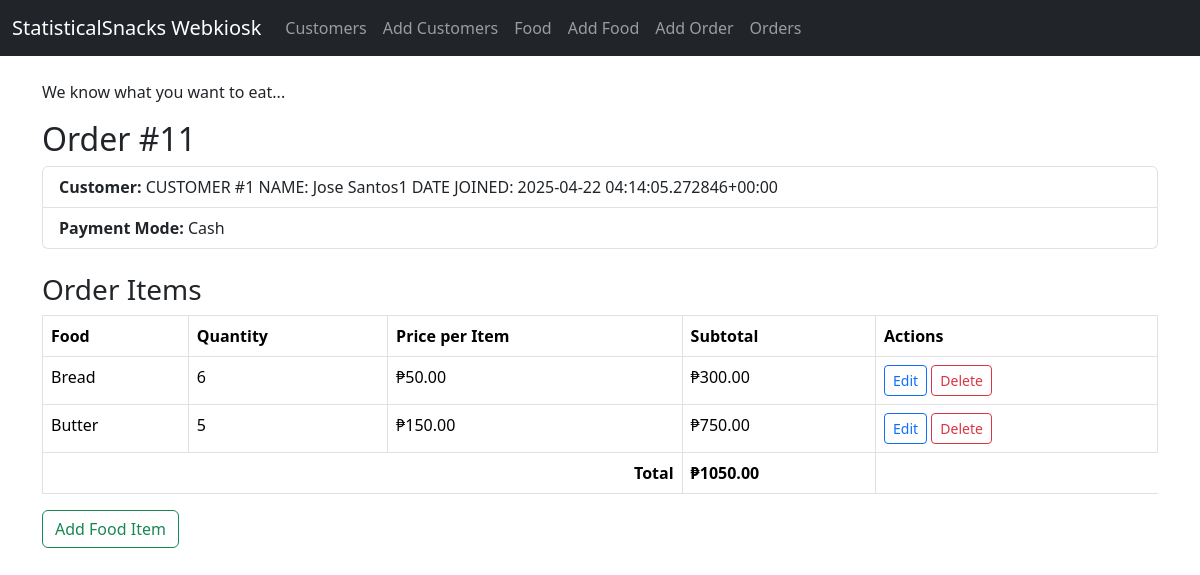
Screenshot of /webkiosk/orders/11/ with the database file from the repository.
### webkiosk/models.py (models this page shows, shortened)
class Order(models.Model):
    choices = [('Cash','Cash'),('Card','Card'),('Digital Wallet','Digital Wallet')]
    orderdatetime = models.DateTimeField(auto_now_add=True)
    paymentmode = models.CharField(choices=choices)
    customer = models.ForeignKey(Customer, on_delete=models.CASCADE)

class Customer(models.Model):
    firstname = models.CharField(max_length=20)
    lastname = models.CharField(max_length=20)
    date_joined = models.DateTimeField(auto_now_add=True)
    def __str__(self):
        return f' CUSTOMER #{self.id} NAME: {self.firstname} {self.lastname} DATE JOINED: {self.date_joined}'

class OrderItem(models.Model):
    quantity = models.IntegerField(default=0)
    order = models.ForeignKey(Order, on_delete=models.CASCADE)
    food = models.ForeignKey(Food, on_delete=models.CASCADE)

class Food(models.Model):
    name = models.CharField(max_length=30)
    description = models.CharField(max_length=100)
    price = models.DecimalField(decimal_places=2, max_digits=6)

### webkiosk/views.py (the view)
# urls.py: path('orders/<int:order_id>/', views.orderdetail, name='order-detail'),
def orderdetail(request, order_id):
    order = get_object_or_404(Order, id=order_id)
    items = order.orderitem_set.all()
    for item in items:
        item.subtotal = item.quantity * item.food.price
    total_price = sum(item.subtotal for item in items)
    context = {'order': order, 'items': items, 'total_price': total_price}
    return render(request, 'webkiosk/order_detail.html', context)

### webkiosk/templates/webkiosk/order_detail.html
{% extends 'webkiosk/base_template.html' %}
{% block content %}
<h2>Order #{{ order.id }}</h2>
<ul class="list-group mb-4">
  <li class="list-group-item"><strong>Customer:</strong> {{ order.customer }}</li>
  <li class="list-group-item"><strong>Payment Mode:</strong> {{ order.paymentmode }}</li>
</ul>
<h3>Order Items</h3>
{% if items %}
  <table class="table table-bordered">
    <thead>
      <tr>
        <th>Food</th>
        <th>Quantity</th>
        <th>Price per Item</th>
        <th>Subtotal</th>
        <th>Actions</th>
      </tr>
    </thead>
    <tbody>
      {% for item in items %}
      <tr>
        <td>{{ item.food.name }}</td>
        <td>{{ item.quantity }}</td>
        <td>₱{{ item.food.price }}</td>
        <td>₱{{ item.subtotal|floatformat:2 }}</td>
        <td>
            <a href="{% url 'webkiosk:orderitem-edit' item.id %}" class="btn btn-sm btn-outline-primary">Edit</a>
            <a href="{% url 'webkiosk:orderitem-delete' item.id %}" class="btn btn-sm btn-outline-danger">Delete</a>
        </td>
      </tr>
      {% endfor %}
      <tr class="fw-bold">
        <td colspan="3" class="text-end">Total</td>
        <td>
            ₱{{ total_price|floatformat:2 }}
        </td>
      </tr>
    </tbody>
  </table>
{% else %}
  <p class="text-muted">No items added yet.</p>
{% endif %}
<a href="{% url 'webkiosk:orderitem-add' order.id %}" class="btn btn-outline-success"> Add Food Item</a>
{% endblock %}

### rows the page displays
Order: id "11", customer "CUSTOMER #1 NAME: Jose Santos1 DATE JOINED: 2025-04-22 04:14:05.272846+00:00", paymentmode "Cash"
OrderItem: food.name "Bread", quantity "6", food.price "50.00", subtotal "300.00"
OrderItem: food.name "Butter", quantity "5", food.price "150.00", subtotal "750.00"

### other values shown
{{ total_price|floatformat:2 }} "1050.00"
